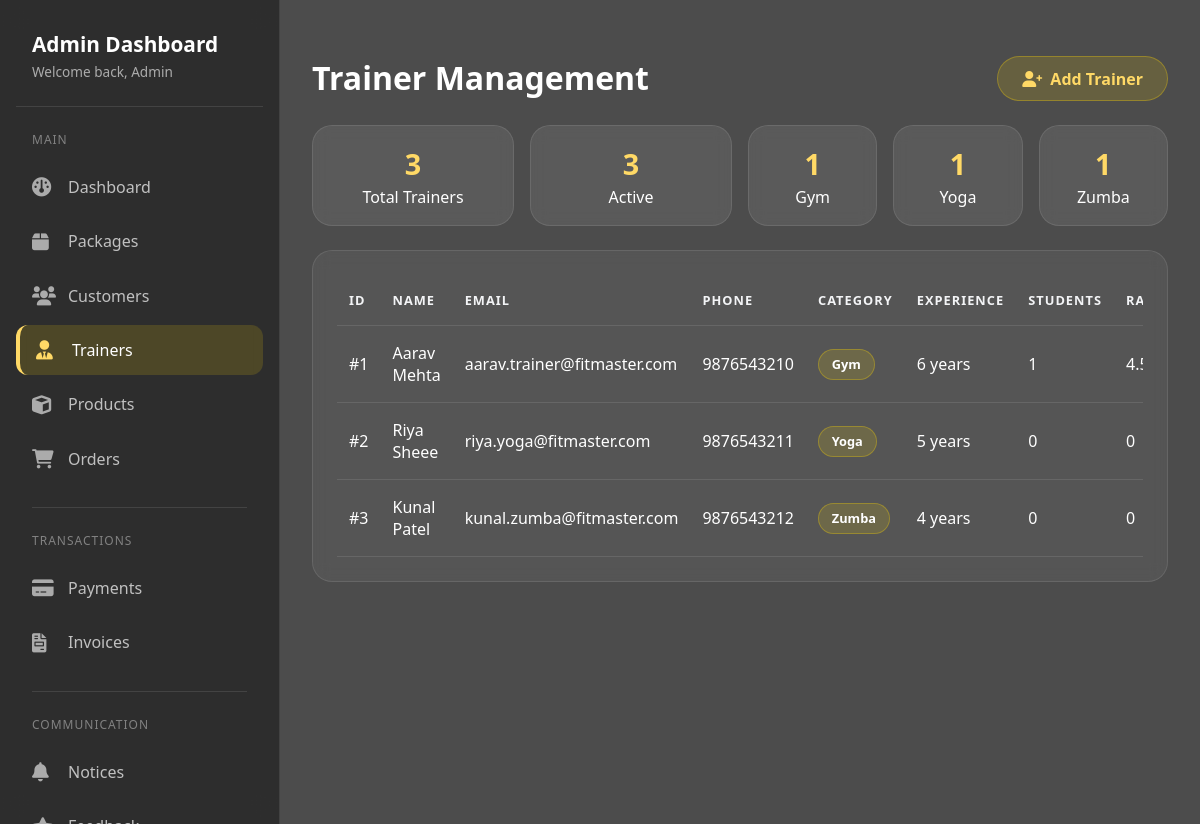
The page /admintrainer/ (signed in) on the database its author committed.
### Fit/models.py (models this page shows)
class User(models.Model):
    ROLE_CHOICES = ( ('admin','Admin'), ('customer','Customer'), ('trainer','Trainer'))
    role = models.CharField(max_length=20, choices=ROLE_CHOICES,null=True,blank=True)
    firstname=models.CharField(max_length=20,blank=True,null=True)
    lastname=models.CharField(max_length=20,blank=True,null=True)
    email=models.EmailField()
    password=models.CharField(max_length=8)
    mobile=models.CharField(max_length=10)
    address=models.CharField(max_length=100)
    state=models.CharField(max_length=20)
    city=models.CharField(max_length=20)
    pincode=models.IntegerField()
    gender=models.CharField(null=True,blank=True)
    profile_pic=models.ImageField(upload_to='customer_images',null=True,blank=True)

class Trainer(models.Model):
    CATEGORY_CHOICES = ( ('gym','Gym'), ('yoga','Yoga'), ('zumba','Zumba'))
    users=models.ForeignKey(User,on_delete=models.CASCADE)
    category=models.CharField(choices=CATEGORY_CHOICES)
    experience_year=models.IntegerField()
    specialization=models.CharField(max_length=200)
    qualification=models.CharField(max_length=100)

### Fit/views.py (the view)
# urls.py: path('admintrainer/', admintrainer, name='admintrainer'),
@admin_required
def admintrainer(request):
    trainers = Trainer.objects.select_related('users').all()
    trainer_rows = []
    for trainer in trainers:
        feedbacks = Feedback.objects.filter(trainer=trainer)
        rating = 0
        if feedbacks.exists():
            rating = round(sum(item.rating for item in feedbacks) / feedbacks.count(), 1)
        trainer_rows.append({
            'id': trainer.id,
            'name': f"{trainer.users.firstname} {trainer.users.lastname}".strip(),
            'email': trainer.users.email,
            'phone': trainer.users.mobile,
            'specialty': trainer.category,
            'experience': trainer.experience_year,
            'student_count': Membership.objects.filter(trainer=trainer).count(),
            'rating': rating,
            'is_active': True,
        })
    return render(request, 'admintrainer.html', {
        'trainers': trainer_rows,
        'active_trainers': len(trainer_rows),
        'gym_trainers': len([t for t in trainer_rows if t['specialty'] == 'gym']),
        'yoga_trainers': len([t for t in trainer_rows if t['specialty'] == 'yoga']),
        'zumba_trainers': len([t for t in trainer_rows if t['specialty'] == 'zumba']),
    })

### Fit/context_processors.py (called while the page is built)
def footer_categories(request):
    return {
        'footer_categories': Category.objects.all().order_by('name')[:4]
    }

### Fit/views.py (called while the page is built)
def admin_required(view_func):
    @never_cache
    @wraps(view_func)
    def _wrapped_view(request, *args, **kwargs):
        if request.user.is_authenticated and (request.user.is_staff or request.user.is_superuser):
            return view_func(request, *args, **kwargs)
        if request.session.get('user_role') == 'admin' and request.session.get('admin_login'):
            return view_func(request, *args, **kwargs)
        messages.error(request, 'Please log in as admin to access this page.')
        return redirect('admin_login')
    return _wrapped_view

### Fit/templates/admintrainer.html (shortened to what this page needs)
﻿{% extends "adminnav.html" %}
{% load static %}
{% block extra_css %}
<link rel="stylesheet" href="{% static 'css/templates/admintrainer.css' %}">
{% endblock %}
{% block navitems %}
<div class="d-none d-md-flex justify-content-between align-items-center mb-4">
    <h2 style="color:white; font-weight:700; margin:0;">Trainer Management</h2>
    <a href="{% url 'register' %}" class="btn-admin-primary"><i class="fas fa-user-plus me-2"></i>Add Trainer</a>
</div>
<div class="row g-3 mb-4">
    <div class="col-md-3"><div class="metric"><strong>{{ trainers|length }}</strong>Total Trainers</div></div>
    <div class="col-md-3"><div class="metric"><strong>{{ active_trainers }}</strong>Active</div></div>
    <div class="col-md-2"><div class="metric"><strong>{{ gym_trainers }}</strong>Gym</div></div>
    <div class="col-md-2"><div class="metric"><strong>{{ yoga_trainers }}</strong>Yoga</div></div>
    <div class="col-md-2"><div class="metric"><strong>{{ zumba_trainers }}</strong>Zumba</div></div>
</div>
<div class="panel">
    <div class="table-responsive">
        <table class="trainer-table">
            <thead>
                <tr>
                    <th>ID</th>
                    <th>Name</th>
                    <th>Email</th>
                    <th>Phone</th>
                    <th>Category</th>
                    <th>Experience</th>
                    <th>Students</th>
                    <th>Rating</th>
                </tr>
            </thead>
            <tbody>
                {% for trainer in trainers %}
                <tr>
                    <td>#{{ trainer.id }}</td>
                    <td>{{ trainer.name }}</td>
                    <td>{{ trainer.email }}</td>
                    <td>{{ trainer.phone }}</td>
                    <td><span class="badge-role">{{ trainer.specialty|title }}</span></td>
                    <td>{{ trainer.experience }} years</td>
                    <td>{{ trainer.student_count }}</td>
                    <td>{{ trainer.rating }}</td>
                </tr>
                {% empty %}
                <tr>
                    <td colspan="9" style="color: rgba(255,255,255,0.7); text-align:center;">No trainers found yet.</td>
                </tr>
                {% endfor %}
            </tbody>
        </table>
    </div>
</div>
{% endblock %}

### Fit/static/css/templates/adminnav.css (style rules this page uses)
body { font-family: 'Segoe UI', Tahoma, Geneva, Verdana, sans-serif; min-height: 100vh; position: relative; background: url('https://images.unsplash.com/photo-1534438327276-14e5300c3a48?ixlib=rb-1.2.1&auto=format&fit=crop&w=1950&q=80') no-repeat center center fixed; background-size: cover; overflow-x: hidden; }
body::before { content: ''; position: fixed; top: 0; left: 0; width: 100%; height: 100%; background: rgba(0, 0, 0, 0.7); z-index: -1; }
.btn-admin-primary { background: rgba(255, 215, 0, 0.15); border: 1px solid rgba(255, 215, 0, 0.3); color: #ffd966; padding: 0.6rem 1.5rem; border-radius: 30px; font-weight: 600; transition: all 0.3s; text-decoration: none; display: inline-block; }

### Fit/static/css/templates/admintrainer.css (style rules this page uses)
.panel { background: rgba(255,255,255,0.05); backdrop-filter: blur(8px); -webkit-backdrop-filter: blur(8px); border: 1px solid rgba(255,255,255,0.1); border-radius: 20px; padding: 1.5rem; color: white; }
.trainer-table { width: 100%; min-width: 900px; border-collapse: collapse; }
.trainer-table th, .trainer-table td { padding: 1rem 0.75rem; border-bottom: 1px solid rgba(255,255,255,0.1); text-align: left; }
.trainer-table th { color: #f3f4f6 !important; text-transform: uppercase; font-size: 0.8rem; letter-spacing: 0.08em; }
.trainer-table td { color: #ffffff !important; font-weight: 500; }
.metric { background: rgba(255,255,255,0.08); backdrop-filter: blur(8px); -webkit-backdrop-filter: blur(8px); border: 1px solid rgba(255,255,255,0.1); border-radius: 20px; padding: 1rem; color: white; text-align: center; height: 100%; }
.metric strong { display: block; font-size: 1.8rem; color: #ffd966; }
.badge-role { display: inline-block; padding: 0.35rem 0.8rem; border-radius: 999px; background: rgba(255,215,0,0.14); border: 1px solid rgba(255,215,0,0.3); color: #ffd966; font-weight: 600; font-size: 0.8rem; }

### Fit/templates/admintrainer.html (style rules this page uses)
.trainer-table th { color: #f3f4f6 !important; }
.trainer-table td, .trainer-table td * { color: #ffffff !important; }
.metric, .metric *:not(strong) { color: #ffffff !important; }
.panel { background: rgba(255,255,255,0.05) !important; backdrop-filter: blur(8px) !important; -webkit-backdrop-filter: blur(8px) !important; border: 1px solid rgba(255,255,255,0.1) !important; border-radius: 20px !important; }
.metric { background: rgba(255,255,255,0.08) !important; backdrop-filter: blur(8px) !important; -webkit-backdrop-filter: blur(8px) !important; border: 1px solid rgba(255,255,255,0.1) !important; border-radius: 20px !important; }

### rows shown on the page
User: email "aarav.trainer@fitmaster.com", phone "9876543210"
Trainer: specialty "Gym"
User: email "riya.yoga@fitmaster.com", phone "9876543211"
Trainer: specialty "Yoga"
User: email "kunal.zumba@fitmaster.com", phone "9876543212"
Trainer: specialty "Zumba"

### other values the page prints
{{ trainers|length }} "3"
{{ active_trainers }} "3"
{{ gym_trainers }} "1"
{{ yoga_trainers }} "1"
{{ zumba_trainers }} "1"
{{ trainer.id }} "1" "2" "3"
{{ trainer.name }} "Aarav Mehta" "Riya Sheee" "Kunal Patel"
{{ trainer.experience }} "6" "5" "4"
{{ trainer.student_count }} "1" "0" "0"
{{ trainer.rating }} "0" "0"
